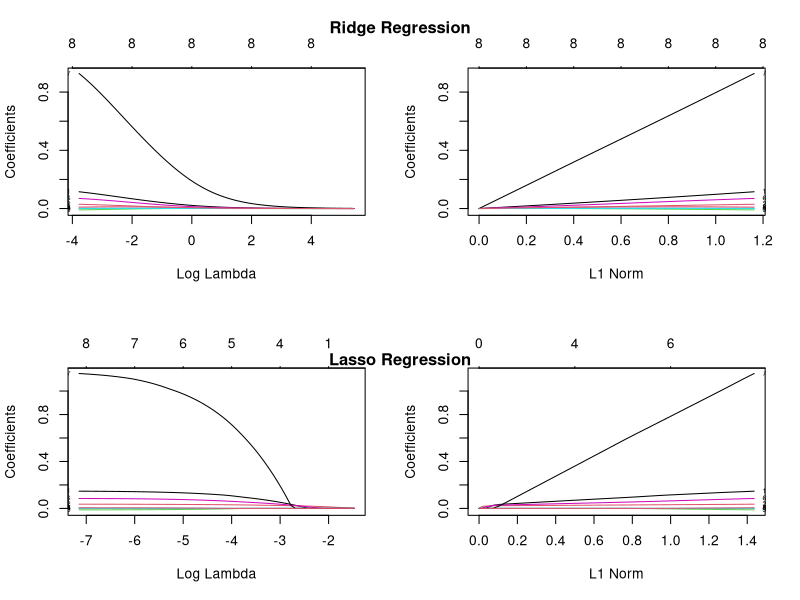
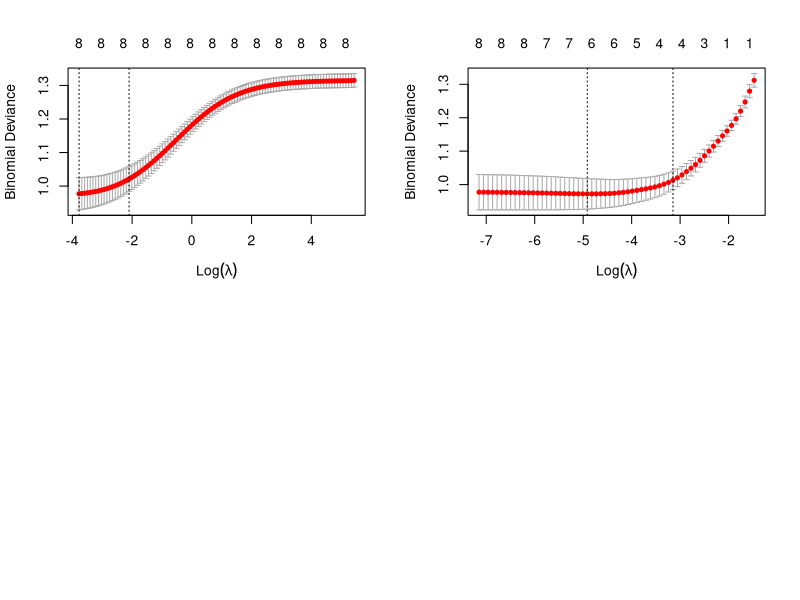
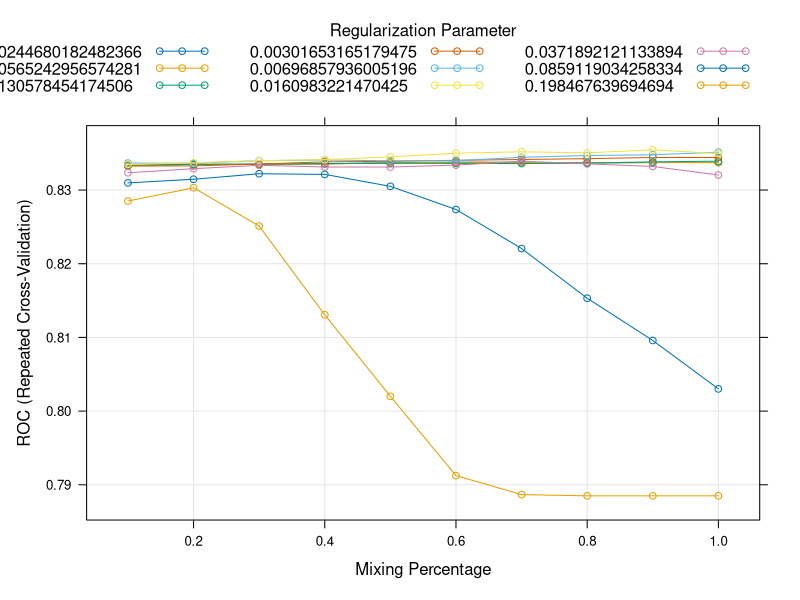
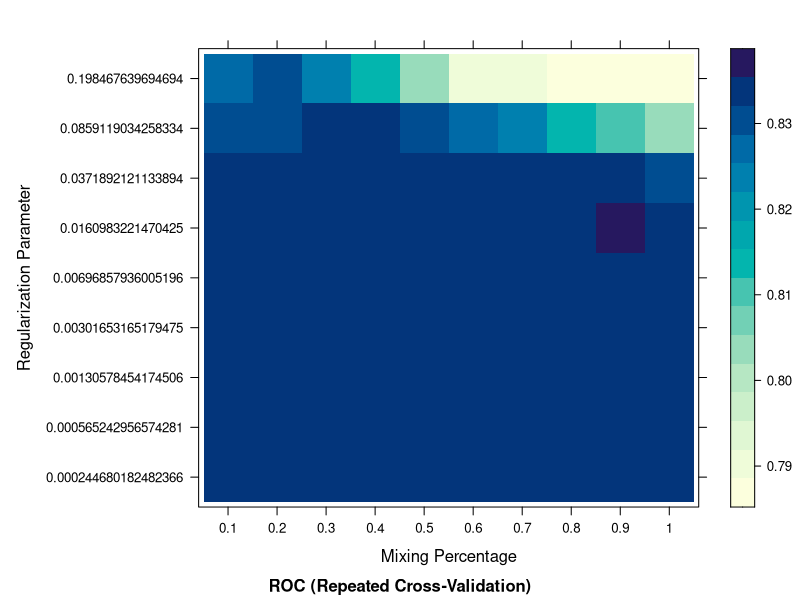
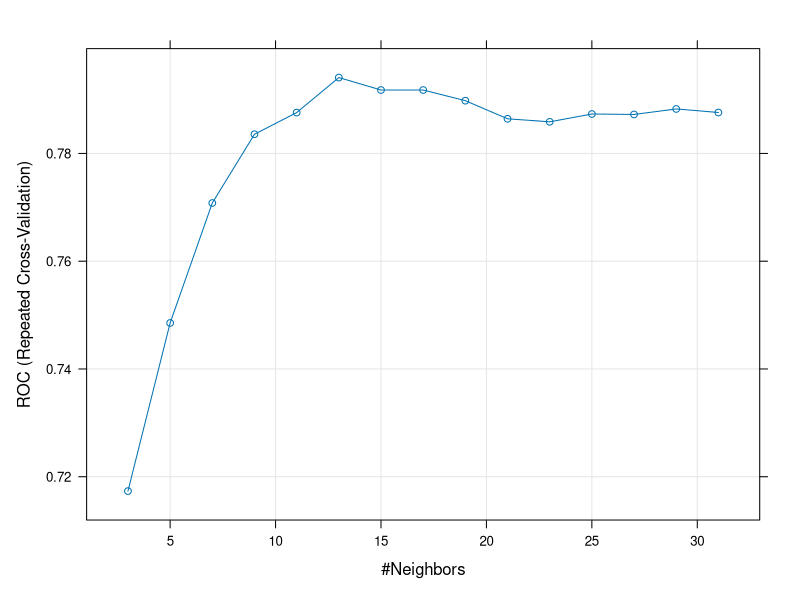
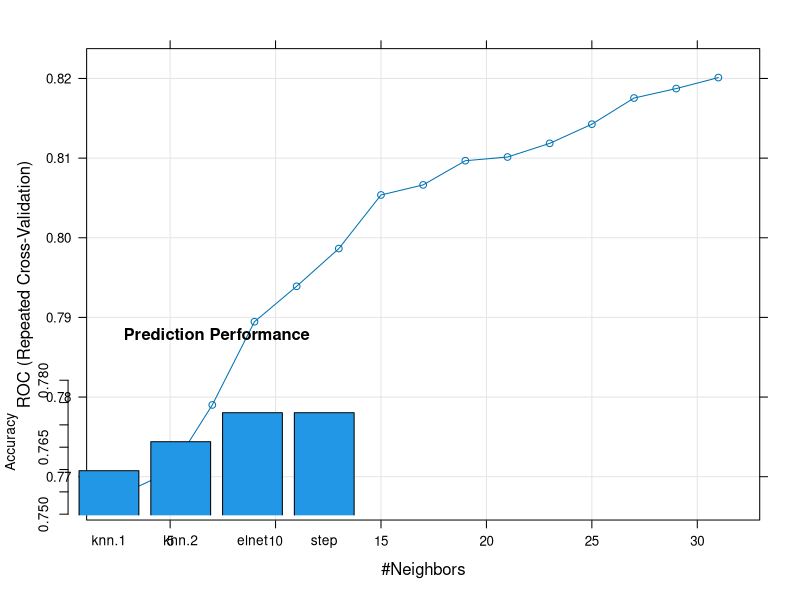

Source code (R) for these figures, in order:
## ---- chunk 1
options(digits = 5, width = 100)
## ---- chunk 2
# Set random seed
set.seed(999)

# Packages
library(MASS) # for stepAIC
library(glmnet) # for glmnet, glmnet.cv
library(caret) # for train, trainControl

# Data
data(PimaIndiansDiabetes, package = "mlbench")
## ---- chunk 3
dim(PimaIndiansDiabetes)
head(PimaIndiansDiabetes)
proportions(table(PimaIndiansDiabetes$diabetes))
## ---- chunk 4
str(PimaIndiansDiabetes)
## ---- chunk 5
nr <- nrow(PimaIndiansDiabetes)
train.id <- sample(nr, nr * 0.8)

training <- PimaIndiansDiabetes[train.id, ]
testing <- PimaIndiansDiabetes[-train.id, ]
## ---- chunk 6
dim(training)
dim(testing)
## ---- chunk 7
glm.full <- glm(diabetes ~ ., family = binomial, data = training)
## ---- chunk 8
glm.step <- stepAIC(glm.full, scope = list(lower = ~ 1), direction = "both", trace = 0)
glm.step$anova
## ---- chunk 9
predict(glm.step, newdata = head(testing), type = "link")
predict(glm.step, newdata = head(testing), type = "response")
predict(glm.step, newdata = head(testing), type = "response", se.fit = TRUE)
## ---- chunk 10
x <- model.matrix(diabetes ~ ., data = training)[, -1]
y <- training$diabetes
## ---- chunk 11
ridge <- glmnet(x = x, y = y, family = "binomial", alpha = 0) # Ridge
lasso <- glmnet(x = x, y = y, family = "binomial", alpha = 1) # Lasso
## ---- chunk 12
#| fig-width: 10
#| fig-height: 7
#| code-fold: true
#| code-summary: "codes for plot"

par(mfrow = c(2, 2))
plot(ridge, xvar = "lambda", label = TRUE)
plot(ridge, xvar = "norm", label = TRUE)
plot(lasso, xvar = "lambda", label = TRUE)
plot(lasso, xvar = "norm", label = TRUE)
title("Ridge Regression", line = -2, outer = TRUE)
title("Lasso Regression", line = -22, outer = TRUE)
## ---- chunk 13
op <- options(digits = 1)
## ---- chunk 14
coef(ridge, s = exp(seq(-4, 4, 2)))
## ---- chunk 15
coef(lasso, s = exp(seq(-6, -2, 1)))
## ---- chunk 16
options(op)
## ---- chunk 17
ridge.cv <- cv.glmnet(x = x, y = y, family = "binomial", alpha = 0,
                      type.measure = "deviance",
                      nfolds = 10)
ridge.cv
plot(ridge.cv)
coef(ridge.cv, s = "lambda.min")
## ---- chunk 18
lasso.cv <- cv.glmnet(x = x, y = y, family = "binomial", alpha = 1,
                      type.measure = "deviance",
                      nfolds = 10)
lasso.cv
plot(lasso.cv)
coef(lasso.cv, s = "lambda.min")
## ---- chunk 19
cv10 <- trainControl(method = "repeatedcv", number = 10, repeats = 5,
                     # Evaluate performance using sensitivity, specificity, AUC
                     summaryFunction = twoClassSummary, classProbs = TRUE)
## ---- chunk 20
elnet.tune <- train(
  diabetes ~ .,
  data = training,
  method = "glmnet",
  trControl = cv10,
  tuneLength = 10,
  # Specify which metric to optimize
  metric = "ROC"
)
## ---- chunk 21
#| fig-height: 7

plot(elnet.tune)
## ---- chunk 22
#| fig-height: 7

plot(elnet.tune, plotType = "level")
## ---- chunk 23
(elnet.optim <- elnet.tune$bestTune)
elnet <- glmnet(x = x, y = y, family = "binomial",
                alpha = elnet.optim$alpha,
                lambda = elnet.optim$lambda)
coef(elnet)
## ---- chunk 24
knn.tune.1 <- train(
  diabetes ~ .,
  data = training,
  method = "knn",
  trControl = cv10,
  tuneGrid = data.frame(k = seq(3, 31, 2)),
  metric = "ROC"
)

knn.tune.2 <- train(
  diabetes ~ .,
  data = training,
  method = "knn",
  preProcess = c("center", "scale"),
  trControl = cv10,
  tuneGrid = data.frame(k = seq(3, 31, 2)),
  metric = "ROC"
)
## ---- chunk 25
#| fig-height: 7

knn.tune.1$bestTune
plot(knn.tune.1)
## ---- chunk 26
#| fig-height: 7

knn.tune.2$bestTune
plot(knn.tune.2)
## ---- chunk 27
glm.prob <- predict(glm.step, testing, type = "response")
pred.step <- ifelse(glm.prob >= 0.5, "pos", "neg")

z <- model.matrix(diabetes ~ ., data = testing)[, -1]
pred.elnet <- predict(elnet, newx = z, type = "class")

pred.knn.1 <- predict(knn.tune.1, testing)
pred.knn.2 <- predict(knn.tune.2, testing)

acc <- sapply(mget(ls(pattern = "^pred")), \(x) mean(x == testing$diabetes))
## ---- chunk 28
names(acc) <- sub("pred.", "", names(acc))
## ---- chunk 29
sort(acc)
## ---- chunk 30
#| fig-width: 7
#| fig-height: 5

barplot(sort(acc), ylim = range(acc) + c(-0.01, 0.01), xpd = FALSE, col = 4,
        ylab = "Accuracy", main = "Prediction Performance")
